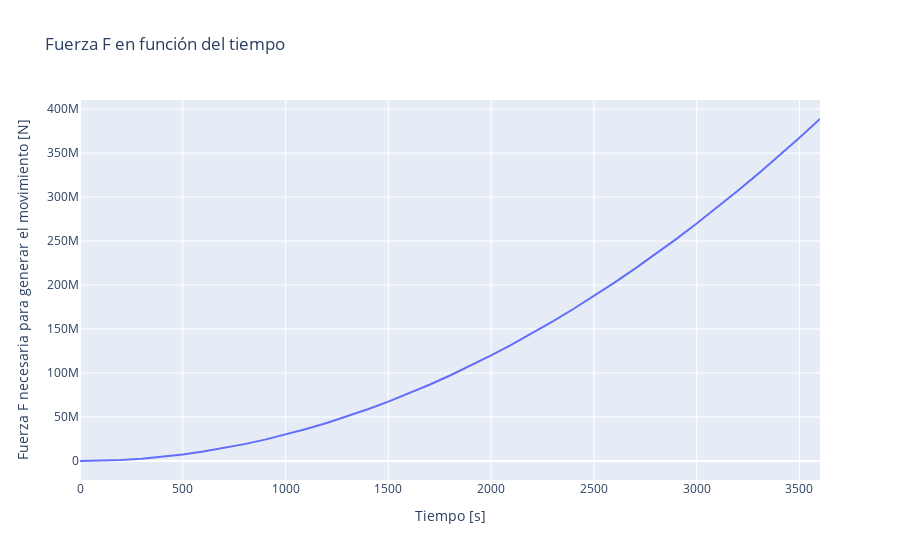

The code cell stored with this chart in its notebook:
### Markdown cell above
Considere para el ejercicio que la barra oscila para ángulos pequeños (linealización con $cos \theta= 1$ y $sen \theta=\theta$). Luego, tome $m_1=4kg$ y $m_2=2kg$; para conseguir una aceleración horizontal igual a $5t^2$ y velocidad angular constante, con $\theta=2t$, grafique la fuerza F necesaria para generar el movimiento en cada instante de tiempo, con t en segundos y $L=3m$.

### Code cell
import numpy as np #importar libreria matematica
import plotly.express as px #herramienta de plot
import plotly.graph_objects as go
t=np.arange(0,3700,100) #creando lista numérica
vt = np.array(t) #transformado a una matriz
m1=4
m2=2
L=3
F=(m1+m2)*5*vt*vt-0.5*m2*L*2*2*vt
#plot
fig=px.line(x=t,y=F,labels={'x':'Tiempo [s]','y':'Fuerza F necesaria para generar el movimiento [N]'},title="Fuerza F en función del tiempo")
fig.show()

### Figure 1 — Plotly figure (JSON) as saved in the notebook; plotly's stock layout.template omitted (floating-point values rounded to 4 significant figures)
{"data": [{"hovertemplate": "Tiempo [s]=%{x}<br>Fuerza F necesaria para generar el movimiento [N]=%{y}<extra></extra>", "legendgroup": "", "line": {"color": "#636efa", "dash": "solid"}, "mode": "lines", "name": "", "orientation": "v", "showlegend": false, "type": "scatter", "x": [0, 100, 200, 300, 400, 500, 600, 700, 800, 900, 1000, 1100, 1200, 1300, 1400, 1500, 1600, 1700, 1800, 1900, 2000, 2100, 2200, 2300, 2400, 2500, 2600, 2700, 2800, 2900, 3000, 3100, 3200, 3300, 3400, 3500, 3600], "xaxis": "x", "y": [0, 298800, 1197600, 2696400, 4795200, 7494000, 10792800, 14691600, 19190400, 24289200, 29988000, 36286800, 43185600, 50684400, 58783200, 67482000, 76780800, 86679600, 97178400, 108277200, 119976000, 132274800, 145173600, 158672400, 172771200, 187470000, 202768800, 218667600, 235166400, 252265200, 269964000, 288262800, 307161600, 326660400, 346759200, 367458000, 388756800], "yaxis": "y"}], "layout": {"autosize": true, "legend": {"tracegroupgap": 0}, "title": {"text": "Fuerza F en función del tiempo"}, "xaxis": {"anchor": "y", "autorange": true, "domain": [0, 1], "range": [0, 3600], "title": {"text": "Tiempo [s]"}, "type": "linear"}, "yaxis": {"anchor": "x", "autorange": true, "domain": [0, 1], "range": [-21597600, 410354400], "title": {"text": "Fuerza F necesaria para generar el movimiento [N]"}, "type": "linear"}}}
